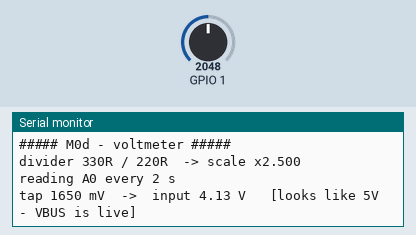
This sketch was run on a simulated ESP32-S3. On the bench: the last lines printed to the serial monitor. The test bench sets the inputs (shaded band); at power-on: GPIO 1 = 2048 (analog values on the 0–4095 scale).

Above: at 1.2 s.
1.3 s: GPIO 1 set to 2866
At 2.7 s:
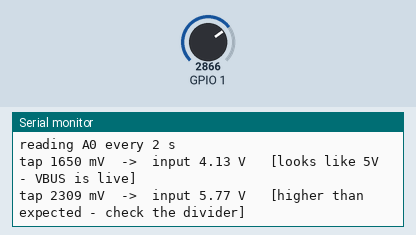
4.3 s: GPIO 1 set to 4095
At 7.1 s:
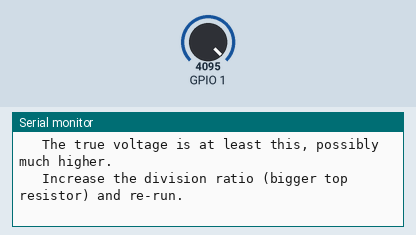
7.3 s: GPIO 1 set to 1228
At 9.3 s:
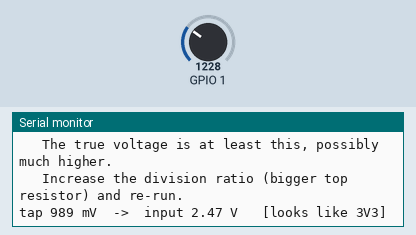
9.8 s: GPIO 1 set to 491
At 10.9 s:
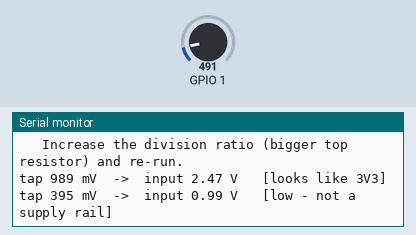
12.8 s: GPIO 1 set to 0
At 15.3 s:
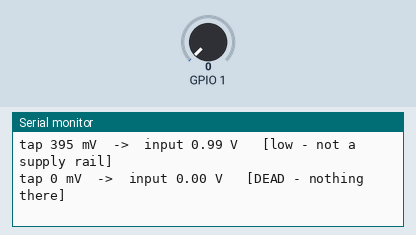

Measured:
- after the input at 1.3 s, the serial monitor: prints a new line after 0.84 s (image 1)
- after the input at 4.3 s, the serial monitor: prints a new line after 2.0 s (image 2)
- after the input at 7.3 s, the serial monitor: prints a new line after 1.1 s (image 3)
- after the input at 9.8 s, the serial monitor: prints a new line after 0.62 s (image 4)
- after the input at 12.8 s, the serial monitor: prints a new line after 1.8 s (image 5)

The sketch:

00d_voltmeter.ino
```cpp
/*
 * M0d - Voltmeter.  Arduino Nano ESP32.
 *
 * Answers "is that pin actually live, and at what voltage?" without a
 * multimeter.  Written to settle whether VBUS really carries USB 5V - v1 hit
 * exactly this trap on the Nano 33 BLE, where VUSB was not connected to USB
 * power until a solder bridge underneath the board was closed, so a sensor
 * wired to it simply never powered up.
 *
 * HOW TO USE - reuses the ECHO divider, no extra parts:
 *   1. Unplug the ORANGE (Echo) wire from the top of the divider.
 *   2. Jumper the pin you want to measure (e.g. VBUS) to that same point.
 *   3. Move the divider's tap wire from D3 to A0.
 *   4. Flash this, read the output, then put it all back.
 *
 *      MEASURE ME ──[ 220R ]──┬── A0
 *                             │
 *                         [ 330R ]
 *                             │
 *                            GND
 *
 * NEVER connect a 5V pin straight to A0 - the ESP32-S3 is not 5V tolerant.
 * The divider is what makes this safe, so leave it in place.
 */

#include <Arduino.h>

static const int SENSE_PIN = A0;

// The divider actually fitted.  Vin = Vtap * (R_TOP + R_BOTTOM) / R_BOTTOM.
static const float R_TOP    = 330.0f;   // swapped 20 Aug - see SATURATION note
static const float R_BOTTOM = 220.0f;
static const float SCALE    = (R_TOP + R_BOTTOM) / R_BOTTOM;   // 1.667

static const int SAMPLES = 32;

/* The ESP32-S3 ADC tops out around 3.1-3.2 V regardless of attenuation, so any
 * reading up here is a FLOOR, not a measurement - 3.15 V and 5 V are
 * indistinguishable once clipped.  A dead giveaway is zero variance between
 * samples: real analogue noise jitters by a few mV, a clipped rail does not.
 * The first run of this sketch used a 220/330 divider, which put 5 V at 3.15 V
 * -- right on the ceiling -- and produced a confident but meaningless answer. */
static const float ADC_CEILING_MV = 3100.0f;

void setup() {
  Serial.begin(115200);
  unsigned long deadline = millis() + 5000;
  while (!Serial && millis() < deadline) delay(10);

  analogReadResolution(12);
  Serial.println();
  Serial.println(F("##### M0d - voltmeter #####"));
  Serial.print(F("divider "));
  Serial.print(R_TOP, 0);
  Serial.print(F("R / "));
  Serial.print(R_BOTTOM, 0);
  Serial.print(F("R  -> scale x"));
  Serial.println(SCALE, 3);
  Serial.println(F("reading A0 every 2 s"));
}

void loop() {
  // analogReadMilliVolts() applies the chip's factory eFuse calibration, so it
  // is far closer to true volts than scaling a raw count would be.
  uint32_t sum = 0;
  for (int i = 0; i < SAMPLES; i++) {
    sum += analogReadMilliVolts(SENSE_PIN);
    delay(2);
  }
  float tap_mV = (float)sum / SAMPLES;
  float in_V   = (tap_mV / 1000.0f) * SCALE;

  Serial.print(F("tap "));
  Serial.print(tap_mV, 0);
  Serial.print(F(" mV  ->  input "));
  Serial.print(in_V, 2);
  Serial.print(F(" V   "));

  if (tap_mV >= ADC_CEILING_MV) {
    Serial.println(F("[SATURATED - reading is a floor, not a value.]"));
    Serial.println(F("   The true voltage is at least this, possibly much higher."));
    Serial.println(F("   Increase the division ratio (bigger top resistor) and re-run."));
    delay(2000);
    return;
  }

  if (in_V < 0.3f)      Serial.println(F("[DEAD - nothing there]"));
  else if (in_V < 2.0f) Serial.println(F("[low - not a supply rail]"));
  else if (in_V < 3.8f) Serial.println(F("[looks like 3V3]"));
  else if (in_V < 5.6f) Serial.println(F("[looks like 5V - VBUS is live]"));
  else                  Serial.println(F("[higher than expected - check the divider]"));

  delay(2000);
}
```
